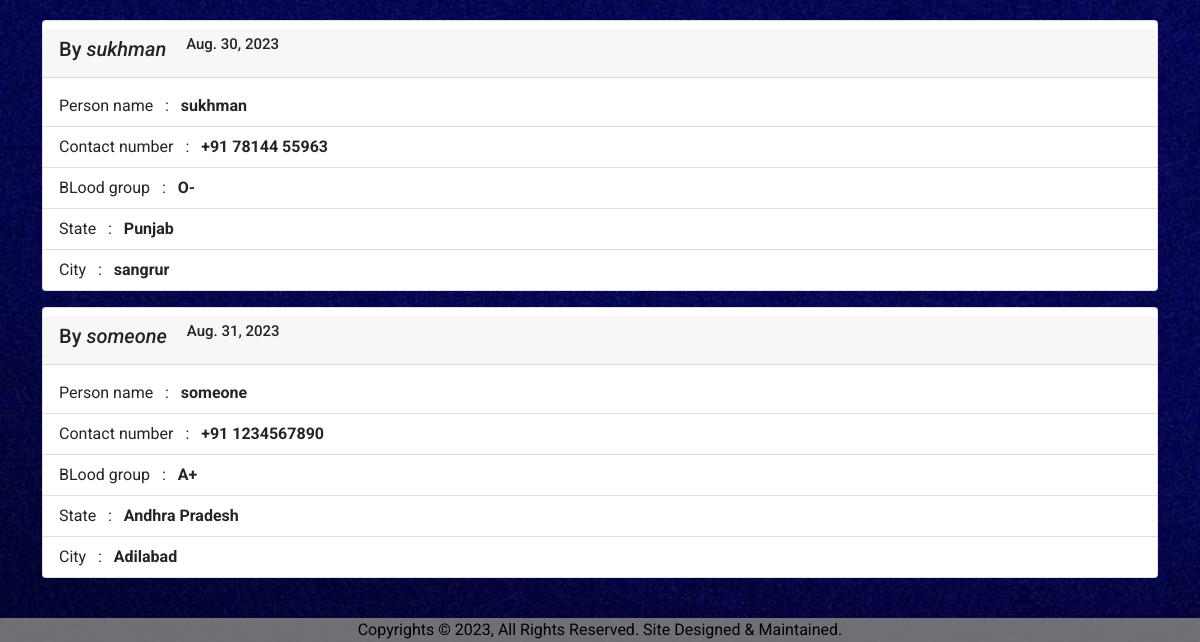
The app's page / (lower part), older data.
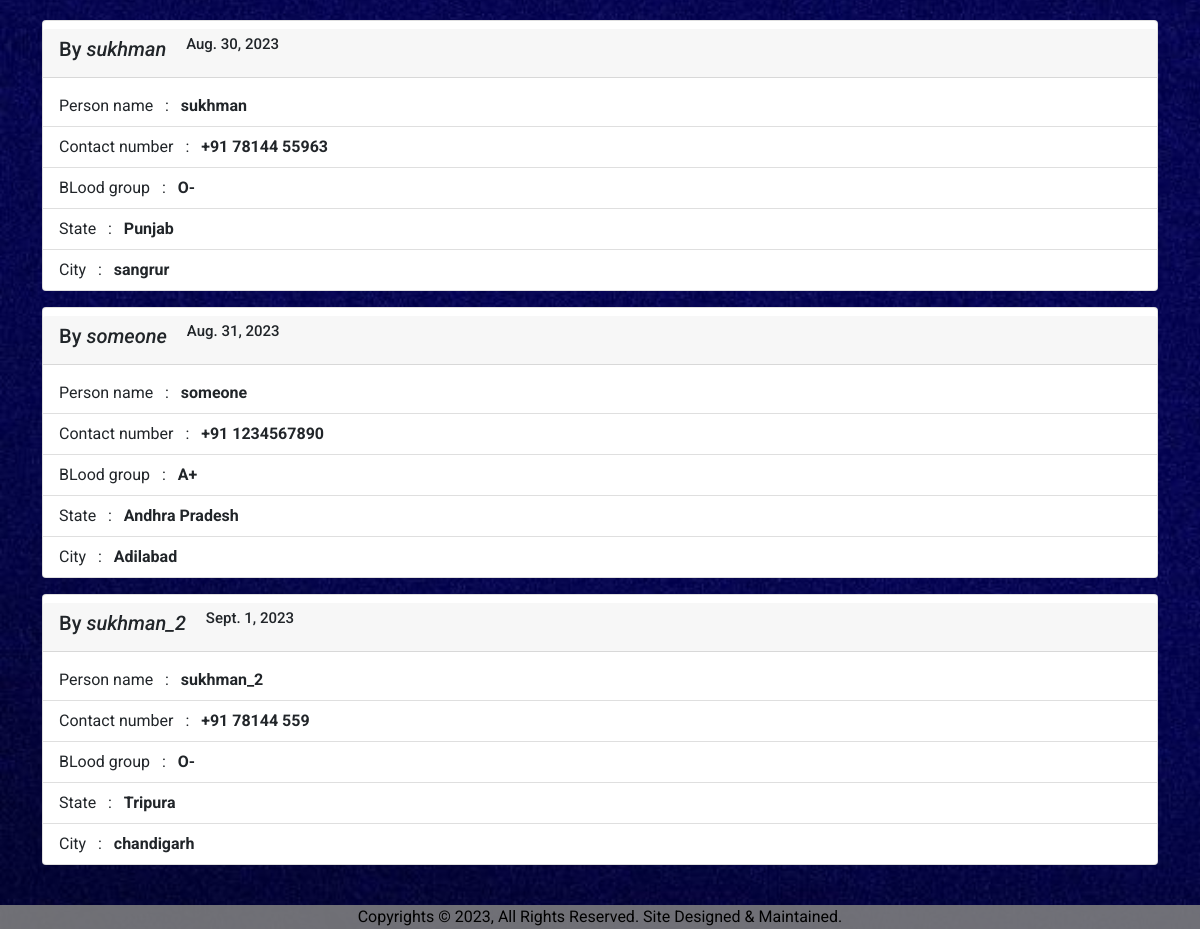
The same page, newer data.
### home/models.py (models this page shows, shortened)
class Doner(models.Model):
    user_name = models.CharField(max_length=100)
    contact_no = models.CharField(max_length=10)
    blood_group = models.CharField(choices=blood_choices,null=False,max_length=100)
    state = models.CharField(choices=state_choices,null=False,max_length=100)
    city = models.CharField(max_length=100)
    timestamp = models.DateField(default=now)

### home/views.py (the view, shortened to what this page needs)
# urls.py: path("",views.index,name="homepage"),
def index(request):
    all_doners = Doner.objects.all()
    context = {'doners':all_doners}
    return render(request,'index.html',context)

### templates/index.html (shortened to what this page needs)
<!DOCTYPE html>
<html lang="en">
<head>
    {% load static %}
    <link href="https://cdn.jsdelivr.net/npm/bootstrap@5.0.2/dist/css/bootstrap.min.css" rel="stylesheet"
>
    {% load static %}
</head>
<body>
    <main>
        <div class="container list my-4">
            {% for doner in doners %}
            <div class="card my-3">
                <div class="card-header my-2">
                    <h5> By <i>{{doner.user_name}}</i>&nbsp;&nbsp;&nbsp;&nbsp;<sup>{{doner.timestamp}}</sup></h5>
                </div>
                <ul class="list-group list-group-flush">
                    <li class="list-group-item">Person name &nbsp;&nbsp;:&nbsp;&nbsp; <b>{{doner.user_name}}</b></li>
                    <li class="list-group-item">Contact number&nbsp;&nbsp; :&nbsp;&nbsp;
                        <b>+91&nbsp;{{doner.contact_no}}</b>
                    </li>
                    <li class="list-group-item">BLood group&nbsp;&nbsp; :&nbsp;&nbsp; <b>{{doner.blood_group}}</b></li>
                    <li class="list-group-item">State&nbsp;&nbsp; :&nbsp;&nbsp; <b>{{doner.state}}</b></li>
                    <li class="list-group-item">City&nbsp;&nbsp; :&nbsp;&nbsp; <b>{{doner.city}}</b></li>
                </ul>
            </div>
            {% endfor %}
    </main>
    <footer>
        Copyrights © 2023, All Rights Reserved. Site Designed & Maintained.
    </footer>
</body>
</html>

Row changes from the older to the newer data that the page shows:
added Doner: user_name "sukhman_2", timestamp "Sept. 1, 2023", contact_no "78144 559", blood_group "O-", state "Tripura", city "chandigarh"
